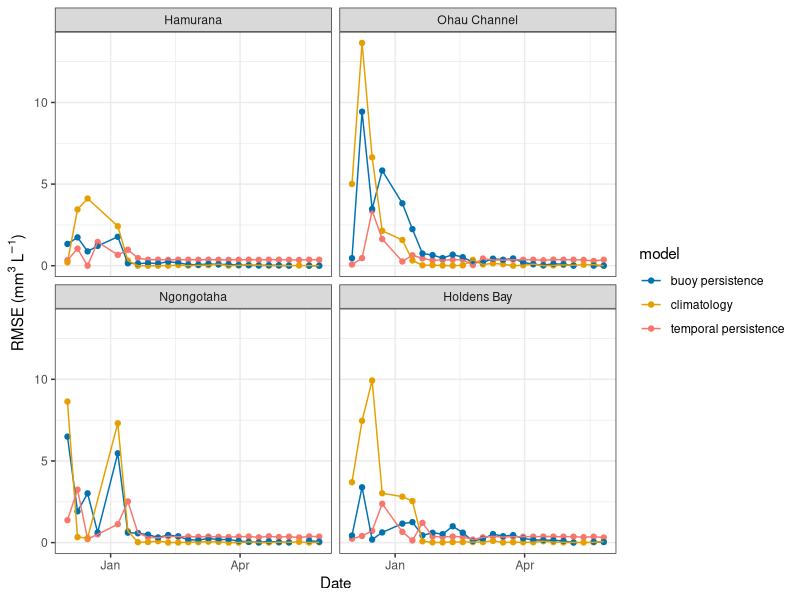

The R script that drew this image: (Note: this script raises an error after producing the figure.)
# compare RMSE across forecasts
library(tidyverse)

tp <- read.csv('./output/temporal_persistence_forecast_scores.csv') %>% 
  mutate(model = 'temporal persistence') %>% 
  filter(horizon==1) %>% 
  rename(forecast_date = date)

clim <- read.csv('./output/climatology_forecast_scores.csv') %>% 
  mutate(model = 'climatology') %>% 
  rename(forecast_date = date)

buoy <- read.csv('./output/buoy_persistence_forecast_scores.csv') %>% 
  mutate(model = 'buoy persistence') %>% 
  rename(forecast_date = date) 

scores <- full_join(tp, clim)
scores <- full_join(scores, buoy)


p <- ggplot(scores, aes(x = as.Date(forecast_date), y = rmse, color = model)) +
  geom_point() +
  geom_line() +
  facet_wrap(~factor(Site, 
                     levels = c('Hamurana', 'Ohau Channel',
                                'Ngongotaha', 'Holdens Bay'))) +
  theme_bw() +
  scale_color_manual(values = c('#0072B2',
                                '#E69F00',
                                '#F8766D')) +
  ylab(expression(paste("RMSE (mm"^3, " ", L^-1, ")"))) +
  xlab('Date') 


ggsave('./figures/nzfss/compare_all_models_RMSE.png', p,
       width = 250, height = 150, dpi = 300, scale = 0.7,
       unit = 'mm')

ggplot(scores, aes(x = as.Date(forecast_date), y = rmse, color = model)) +
  geom_point() +
  geom_line() +
  facet_wrap(~factor(Site, 
                     levels = c('Hamurana', 'Ohau Channel',
                                'Ngongotaha', 'Holdens Bay'))) +
  theme_bw() +
  scale_color_manual(values = c('#0072B2',
                                '#E69F00',
                                '#F8766D')) +
  ylab(expression(paste("RMSE (mm"^3, " ", L^-1, ")"))) +
  xlab('Date') +
  xlim(as.Date(min(scores$forecast_date), as.Date('2025-01-15')))

summary <- scores %>% 
  group_by(Site, model) %>% 
  summarise(mean_rmse = mean(rmse, na.rm = TRUE))
summary

summary_all <- scores %>% 
  group_by(model) %>% 
  summarise(mean_rmse = mean(rmse, na.rm = TRUE))
summary_all

######
ggplot(buoy, aes(x = as.Date(forecast_date), y = pred_bv_native, color = 'buoy forecasted')) +
  geom_point() +
  geom_line() +
  geom_point(aes(x = as.Date(forecast_date), y = observed_bv, color = 'observed')) +
  geom_line(aes(x = as.Date(forecast_date), y = observed_bv, color = 'observed')) +
  facet_wrap(~Site) +
  scale_color_manual(values = c('#4682B4', 'black')) +
  theme_bw() +
  ylab(expression(paste("Potentially Toxic Biovolume (mm"^3, " ", L^-1, ")"))) +
  xlab('Date') +
  ggtitle('Forecast 1-day before Biovolume measurements')
